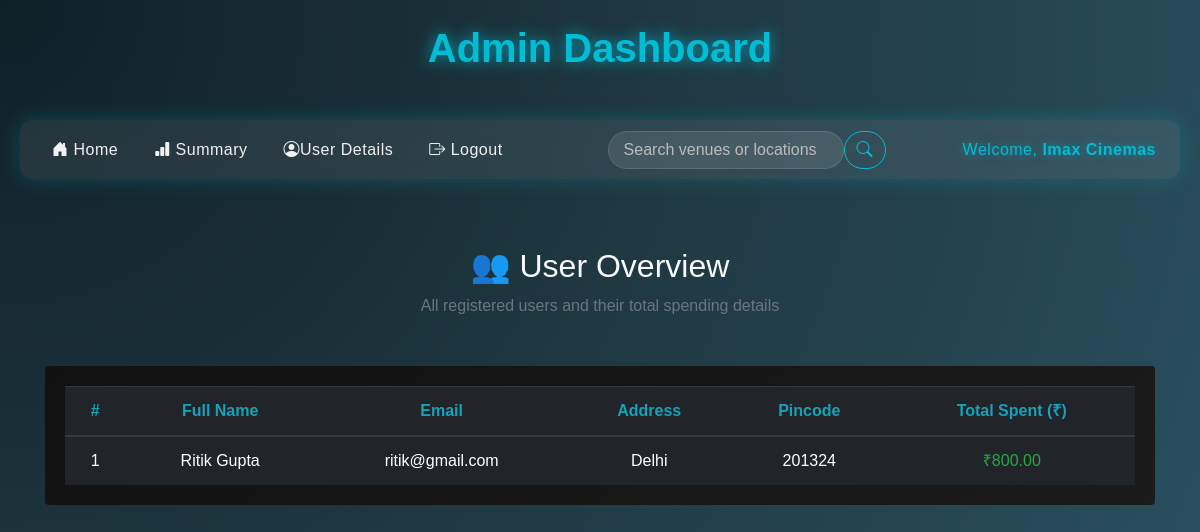
Page /user_details/Imax Cinemas on the earlier database version.
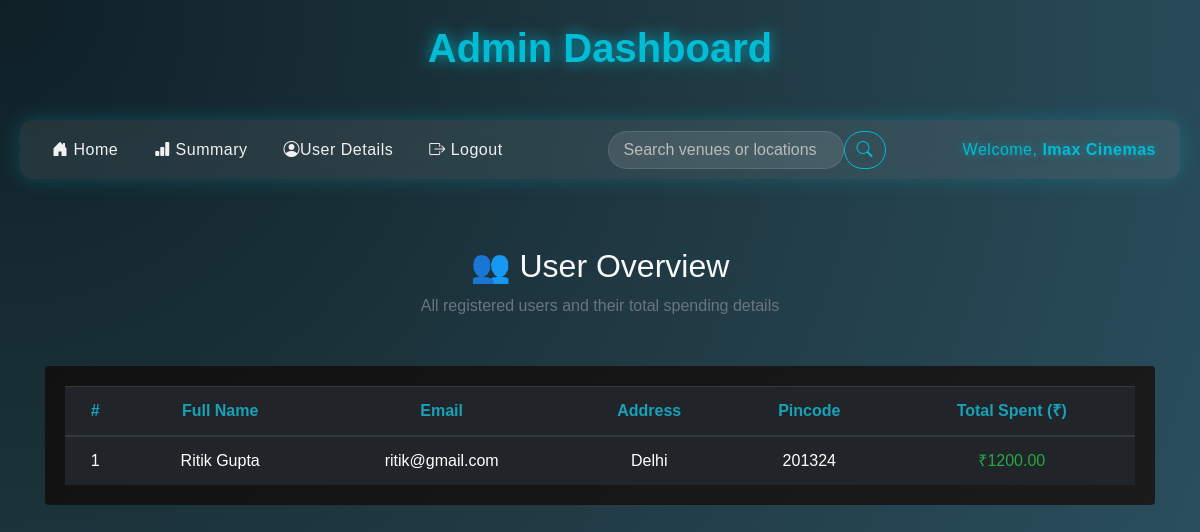
Same page on the later database version.
### backend/models.py (models this page shows)
class User_Info(db.Model):
    __tablename__ = "user_info"
    id = db.Column(db.Integer, primary_key=True)
    email = db.Column(db.String, unique=True, nullable=False)
    password = db.Column(db.String, nullable=False)
    role = db.Column(db.Integer, default=1)
    full_name = db.Column(db.String, nullable=False)
    address = db.Column(db.String, nullable=False)
    pincode = db.Column(db.Integer, nullable=False)
    total_spent = db.Column(db.Float, default=0.0)
    tickets = db.relationship(
        "Ticket", cascade="all,delete", backref="user_info", lazy=True
    )

### backend/controllers.py (the view)
@app.route("/user_details/<name>")
def admin_users(name):
    users = User_Info.query.filter_by(role=1).order_by(User_Info.total_spent.desc()).all()
    return render_template("user_details.html", name=name, users=users)

### templates/user_details.html
{% extends "admin_layout.html" %}
{% block content %}
<div class="container py-5 text-light">
  <div class="text-center mb-5">
    <h2 class="fw-bold text-cyan-400 tracking-wide">👥 User Overview</h2>
    <p class="text-muted">All registered users and their total spending details</p>
  </div>
  {% if users %}
  <div class="card shadow-lg rounded-4 border-0"
       style="background: linear-gradient(145deg, #111, #1b1b1b); border: 1px solid rgba(255,255,255,0.08);">
    <div class="card-body">
      <div class="table-responsive">
        <table class="table table-dark table-hover align-middle text-center mb-0">
          <thead class="text-info">
            <tr>
              <th>#</th>
              <th>Full Name</th>
              <th>Email</th>
              <th>Address</th>
              <th>Pincode</th>
              <th>Total Spent (₹)</th>
            </tr>
          </thead>
          <tbody>
            {% for user in users %}
            <tr class="transition hover:bg-zinc-800">
              <td>{{ loop.index }}</td>
              <td class="fw-semibold">{{ user.full_name }}</td>
              <td>{{ user.email }}</td>
              <td>{{ user.address }}</td>
              <td>{{ user.pincode }}</td>
              <td class="text-success fw-bold">
                ₹{{ "%.2f"|format(user.total_spent or 0.0) }}
              </td>
            </tr>
            {% endfor %}
          </tbody>
        </table>
      </div>
    </div>
  </div>
  {% else %}
  <h4 class="text-center text-muted mt-5">No users found 😔</h4>
  {% endif %}
</div>
{% endblock %}

Differences in the rows shown:
changed User_Info "Ritik Gupta": total_spent "800.00" → "1200.00"
